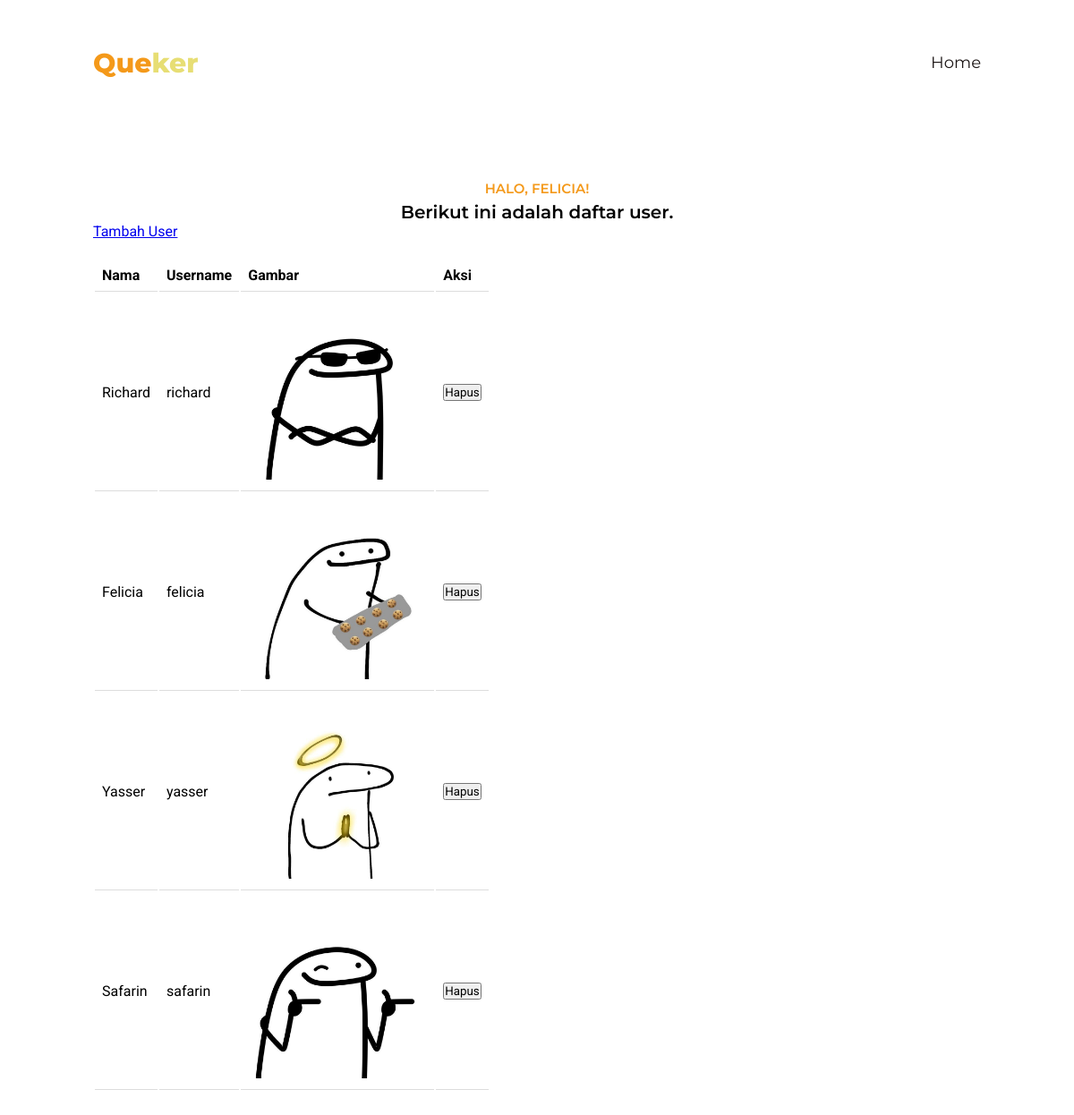
/daftarUser.php (signed in), run on the app's committed database.
### tables this page shows
CREATE TABLE `users` (
  `user_id` int NOT NULL,
  `name` varchar(255) NOT NULL,
  `username` varchar(255) NOT NULL,
  `password` varchar(255) NOT NULL,
  `image` varchar(255) NOT NULL,
  `insert_at` timestamp NULL DEFAULT CURRENT_TIMESTAMP,
  `updated_at` timestamp NULL DEFAULT CURRENT_TIMESTAMP ON UPDATE CURRENT_TIMESTAMP
);

### app/controller/daftarUserPageController.php (called while the page is built, shortened)
<?php
include("./app/config/database.php");
function getAllUsers() {
    global $conn;
    if ($conn) {
        $sql = "SELECT * FROM users";
        $result = mysqli_query($conn, $sql);
        if ($result && mysqli_num_rows($result) > 0) {
            $data = array();
            while ($row = mysqli_fetch_assoc($result)) {
                $data[] = $row;
            }
            return $data;
        } else {
            echo "there is no data";
            exit();
        }
    } else {
        echo "there is an error";
        exit();
    }
}

### daftarUser.php (the view, shortened to what this page needs)
<?php
include "./app/controller/authController.php";
include "./app/controller/daftarUserPageController.php";
$users = getAllUsers();
?>
<!DOCTYPE html>
<html lang="en">
    <head>
        <link
            rel="stylesheet"
            href="https://cdnjs.cloudflare.com/ajax/libs/bootstrap-icons/1.10.5/font/bootstrap-icons.min.css"
        />
        <link href="https://cdn.jsdelivr.net/npm/sweetalert2@11.7.5/dist/sweetalert2.min.css" rel="stylesheet">
        <link rel="stylesheet" href="./css/daftarProduct.css" />
    </head>
    <body>
        <header>
            <div class="navbar">
                <div class="container">
                    <div class="navbar-logo">Que<span>ker</span></div>
                    <div class="navbar-wrapper">
                        <div class="navbar-menu">
                            <a href="./admin.php">Home</a>
                        </div>
                    </div>
                </div>
            </div>
        </header>
        <section class="order section-margin" id="order">
            <div class="container">
                <div class="row1">
                    <div class="title-section">
                        <p class="label">Halo, <?php echo $_SESSION['username'] ?>!</p>
                        <h3 class="heading">
                            Berikut ini adalah daftar user.
                        </h3>
                        <a href="./tambahUser.php">Tambah User</a>
                    </div>
                </div>
                <div class="row2">
                    <div class="table">
                        <table>
                            <thead>
                                <tr>
                                    <th>Nama</th>
                                    <th>Username</th>
                                    <th>Gambar</th>
                                    <th>Aksi</th>
                                </tr>
                            </thead>
                            <tbody>
                                <?php
                                    foreach ($users as $item) {
                                        echo '<tr>';
                                        echo '<td>' . $item['name'] . '</td>';
                                        echo '<td>' . $item['username'] . '</td>';
                                        echo '<td><img src="images/' . $item['image'] . '" alt="" width="200px" /></td>';
                                        echo '<td><form action="" method="POST">';
                                        echo '<button type="submit" name="hapus">Hapus</button></td>';
                                        echo '</tr>';
                                    }
                                ?>
                            </tbody>
                        </table>
                    </div>
                </div>
            </div>
        </section>
    </body>
</html>

### css/daftarProduct.css (style rules this page uses)
:root { --primary-color: #f4991a; --button-color: #5c3c10; --heading-color: #e7de74; --main-font-color: #fff; --navbar-link-color: #1e1818; --heading-font: "Montserrat", sans-serif; --main-font: "Roboto", sans-serif; --bs-breakpoint-xs: 0; --bs-breakpoint-sm: 576px; --bs-breakpoint-md: 768px; --bs-breakpoint-lg: 992px; --bs-breakpoint-xl: 1200px; --bs-breakpoint-xxl: 1400px; }
* { font-family: var(--main-font); margin: 0; padding: 0; box-sizing: border-box; transition: all 0.3s ease-in-out; }
.container { max-width: var(--bs-breakpoint-lg); }
.section-margin { margin-top: 200px; }
.navbar { background-color: white; height: 140px; position: fixed; top: 0; left: 0; right: 0; display: flex; justify-content: center; align-items: center; z-index: 99; }
.navbar .container { margin: auto; width: 100%; display: flex; justify-content: space-between; align-items: center; }
.navbar .navbar-wrapper { display: flex; justify-content: space-between; width: 100%; }
.navbar .navbar-wrapper .navbar-menu { margin-left: auto; }
.navbar .navbar-logo { font-family: var(--heading-font); font-weight: 800; font-size: 30px; color: var(--primary-color); }
.navbar .navbar-logo span { font-family: var(--heading-font); font-weight: 800; font-size: 30px; color: var(--heading-color); }
.navbar .navbar-menu a { font-family: var(--heading-font); font-size: 18px; font-weight: 400; text-decoration: none; color: var(--navbar-link-color); margin-left: 20px; }
.order { padding: 0 20px; }
.order .container { margin: auto; }
.order .row1 .label { text-transform: uppercase; text-align: center; font-size: 15px; font-family: var(--heading-font); font-weight: 600; color: var(--primary-color); }
.order .row1 .heading { margin-top: 5px; text-align: center; font-family: var(--heading-font); font-weight: 600; font-size: 20px; color: var(--black-color); }
.order .container .row2 { margin-top: 20px; display: flex; justify-content: space-between; }
.table { width: 100%; border-collapse: collapse; position: relative; padding: 0; }
.table th, .table td { padding: 8px; text-align: left; border-bottom: 1px solid #ddd; }

### data on the page
users: name "Richard", username "richard", image (picture)
users: name "Felicia", username "felicia", image (picture)
users: name "Yasser", username "yasser", image (picture)
users: name "Safarin", username "safarin", image (picture)

### other printed values
$_SESSION['username'] "FELICIA"
